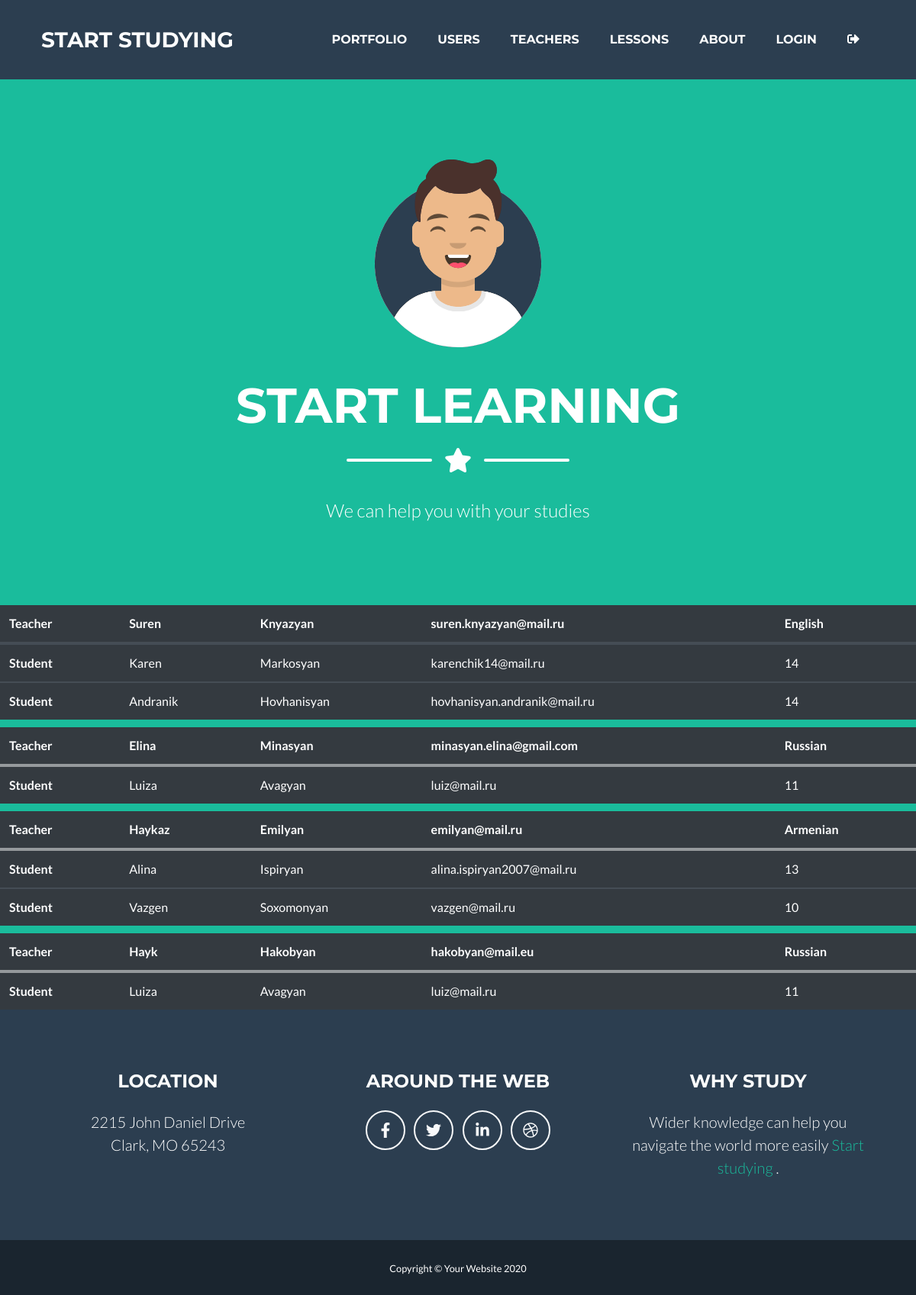
Page /index.php?page=lessons on the earlier database version.
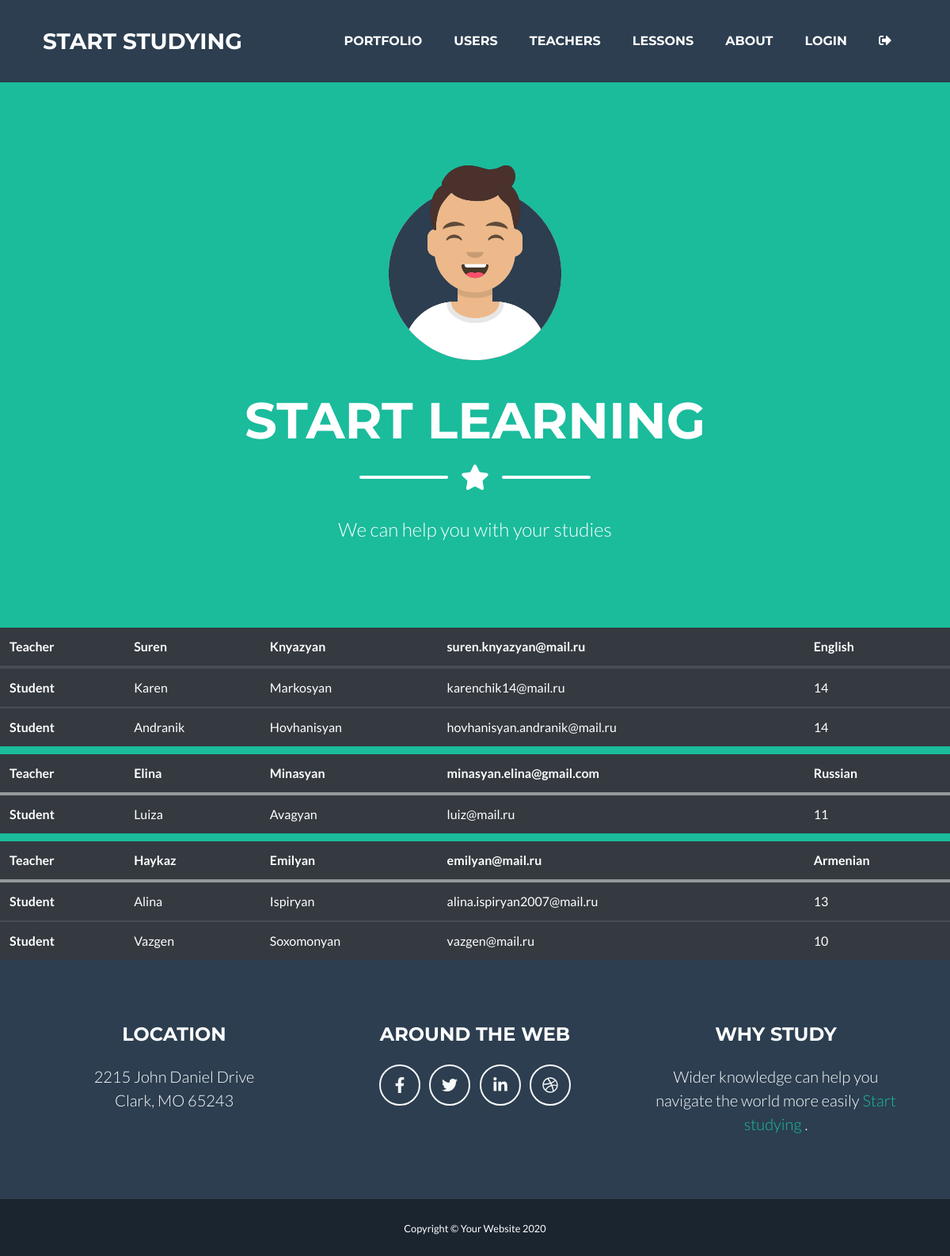
Same page on the later database version.
### tables this page shows
CREATE TABLE `teachers` (
  `id` int(11) NOT NULL,
  `fname` varchar(255) NOT NULL,
  `lname` varchar(255) NOT NULL,
  `age` int(3) NOT NULL,
  `email` varchar(255) DEFAULT NULL,
  `status` tinyint(1) NOT NULL DEFAULT 1,
  `profession` varchar(255) DEFAULT NULL
);

CREATE TABLE `users` (
  `id` int(11) UNSIGNED NOT NULL,
  `fname` varchar(255) NOT NULL,
  `lname` varchar(255) NOT NULL,
  `age` int(3) NOT NULL,
  `gender` enum('male','female') NOT NULL DEFAULT 'male',
  `status` tinyint(1) NOT NULL DEFAULT 1,
  `email` varchar(255) DEFAULT NULL COMMENT 'This email just for examp',
  `b_day` date NOT NULL,
  `study` varchar(255) NOT NULL
);

### functions.php (called while the page is built, shortened)
<?php
        function getUsersList($dbConn) {
            $sqlSelectQuery = "SELECT * FROM `users`";
            $result = mysqli_query($dbConn,$sqlSelectQuery);
            $userList = [];
            if($result) {
                while($row = mysqli_fetch_assoc($result)) {
                    $userList[] = $row;
                }
            }
            return $userList;
        }
        function getTeacherList($dbConn) {
            $sqlSelectQuery = "SELECT * FROM `teachers`";
            $result = mysqli_query($dbConn,$sqlSelectQuery);
            $teacherList = [];
            if($result) {
                while($row = mysqli_fetch_assoc($result)) {
                    $teacherList[] = $row;
                }
            }
            return $teacherList;
        }
?>

### lessons.php (the view, shortened to what this page needs)
<body style="background-color: #1ABC9C;">
<?php
  $userList = getUsersList($conn);
  $teacherList = getTeacherList($conn);
?>
<section id="usersTable">
<table class="table table-dark" style="margin-bottom: 0px;">
  <thead>
  <?php foreach($teacherList as $key=>$teacher):?>
    <tr style="border-top: 10px solid #1ABC9C;">
      <th >Teacher</th>
      <th><?= $teacher['fname']?></td>
      <th><?= $teacher['lname']?></td>
      <th><?= $teacher['email']?></td>
      <th><?= $teacher['profession']?></td>
    </tr>
  </thead>
  <tbody>
    <?php foreach($userList as $key=>$user):?>
        <?php if($teacher['profession'] == $user['study']):?>
        <tr>
            <th>Student</th>
            <td><?= $user['fname']?></td>
            <td><?= $user['lname']?></td>
            <td><?= $user['email']?></td>
            <td><?= $user['age']?></td>
        </tr>
        <?php endif;?>
    <?php endforeach;?>
<?php endforeach;?>
  </tbody>
</table>
</section>
</body>

### header.php (shortened to what this page needs)
<!DOCTYPE html>
<html lang="en">
    <head>
        <link href="css/styles.css" rel="stylesheet" />
    </head>
    <body id="page-top">
        <nav class="navbar navbar-expand-lg bg-secondary text-uppercase fixed-top" id="mainNav">
            <div class="container">
                <a class="navbar-brand js-scroll-trigger" href="#page-top">Start Studying</a>
                <div class="collapse navbar-collapse" id="navbarResponsive">
                    <ul class="navbar-nav ml-auto">
                        <li class="nav-item mx-0 mx-lg-1"><a class="nav-link py-3 px-0 px-lg-3 rounded js-scroll-trigger" href="index.php?page=portfolio">Portfolio</a></li>
                        <li class="nav-item mx-0 mx-lg-1"><a class="nav-link py-3 px-0 px-lg-3 rounded js-scroll-trigger" href="index.php?page=users">Users</a></li>
                        <li class="nav-item mx-0 mx-lg-1"><a class="nav-link py-3 px-0 px-lg-3 rounded js-scroll-trigger" href="index.php?page=teachers">Teachers</a></li>
                        <li class="nav-item mx-0 mx-lg-1"><a class="nav-link py-3 px-0 px-lg-3 rounded js-scroll-trigger" href="index.php?page=lessons">Lessons</a></li>
                        <li class="nav-item mx-0 mx-lg-1"><a class="nav-link py-3 px-0 px-lg-3 rounded js-scroll-trigger" href="index.php?page=about">About</a></li>
                        <li class="nav-item mx-0 mx-lg-1"><a class="nav-link py-3 px-0 px-lg-3 rounded js-scroll-trigger" href="index.php?page=login">Login</a></li>
                        <li class="nav-item mx-0 mx-lg-1"><a class="nav-link py-3 px-0 px-lg-3 rounded js-scroll-trigger" href="index.php?page=logout"><i class="fas fa-sign-out-alt"></i></a></li>
                    </ul>
                </div>
            </div>
        </nav>
        <header class="masthead bg-primary text-white text-center">
            <div class="container d-flex align-items-center flex-column">
                <img class="masthead-avatar mb-5" src="assets/img/avataaars.svg" alt="" />
                <h1 class="masthead-heading text-uppercase mb-0">Start Learning</h1>
                <div class="divider-custom divider-light">
                    <div class="divider-custom-line"></div>
                    <div class="divider-custom-icon"><i class="fas fa-star"></i></div>
                    <div class="divider-custom-line"></div>
                </div>
                <p class="masthead-subheading font-weight-light mb-0">We can help you with your studies</p>
            </div>
        </header>

### index.php (shortened to what this page needs)
<?php   include("functions.php");?>
<?php   include("header.php");?>
<?php if(isset($_GET['page' ]) && $_GET['page'] == 'portfolio'){?>
    <?php  include('portfolio.php');?>
<?php }elseif(isset($_GET['page' ]) && $_GET['page'] == 'users'){?>
    <?php  include('./users/index.php');?>
<?php }elseif(isset($_GET['page' ]) && $_GET['page'] == 'teachers'){?>
    <?php  include('./teachers/index.php');?>
<?php }elseif(isset($_GET['page' ]) && $_GET['page'] == 'lessons'){?>
    <?php  include('lessons.php');?>
<?php }elseif(isset($_GET['page' ]) && $_GET['page'] == 'about'){?>
    <?php  include('about.php');?>
<?php }elseif(isset($_GET['page' ]) && $_GET['page'] == 'login'){?>
    <?php  include('login.php');?>
<?php }elseif(isset($_GET['page' ]) && $_GET['page'] == 'logout'){?>
    <?php  include('logout.php');?>
<?php }elseif(isset($_GET['page' ]) && $_GET['page'] == 'addUser'){?>
    <?php  include('./users/add.php');?>
<?php }elseif(isset($_GET['page' ]) && $_GET['page'] == 'addTeacher'){?>
    <?php  include('./teachers/add.php');?>
<?php }elseif(isset($_GET['page' ]) && $_GET['page'] == 'editUser'){?>
    <?php  include('./users/edit.php');?>
<?php }?>
<?php include("footer.php");?>

### footer.php (shortened to what this page needs)
        <footer class="footer text-center">
            <div class="container">
                <div class="row">
                    <div class="col-lg-4 mb-5 mb-lg-0">
                        <h4 class="text-uppercase mb-4">Location</h4>
                        <p class="lead mb-0">
                            2215 John Daniel Drive
                            <br />
                            Clark, MO 65243
                        </p>
                    </div>
                    <div class="col-lg-4 mb-5 mb-lg-0">
                        <h4 class="text-uppercase mb-4">Around the Web</h4>
                        <a class="btn btn-outline-light btn-social mx-1" href="#!"><i class="fab fa-fw fa-facebook-f"></i></a>
                        <a class="btn btn-outline-light btn-social mx-1" href="#!"><i class="fab fa-fw fa-twitter"></i></a>
                        <a class="btn btn-outline-light btn-social mx-1" href="#!"><i class="fab fa-fw fa-linkedin-in"></i></a>
                        <a class="btn btn-outline-light btn-social mx-1" href="#!"><i class="fab fa-fw fa-dribbble"></i></a>
                    </div>
                    <div class="col-lg-4">
                        <h4 class="text-uppercase mb-4">Why Study</h4>
                        <p class="lead mb-0">
                            Wider knowledge can help you navigate the world more easily
                            <a href="index.php?page=addUser">Start studying</a>
                            .
                        </p>
                    </div>
                </div>
            </div>
        </footer>
        <div class="copyright py-4 text-center text-white">
            <div class="container"><small>Copyright © Your Website 2020</small></div>
        </div>
    </body>
</html>

Differences in the rows shown:
removed teachers: fname "Hayk", lname "Hakobyan", email "hakobyan@mail.eu", profession "Russian", users (fname "Luiza", lname "Avagyan", email "luiz@mail.ru", age "11")
